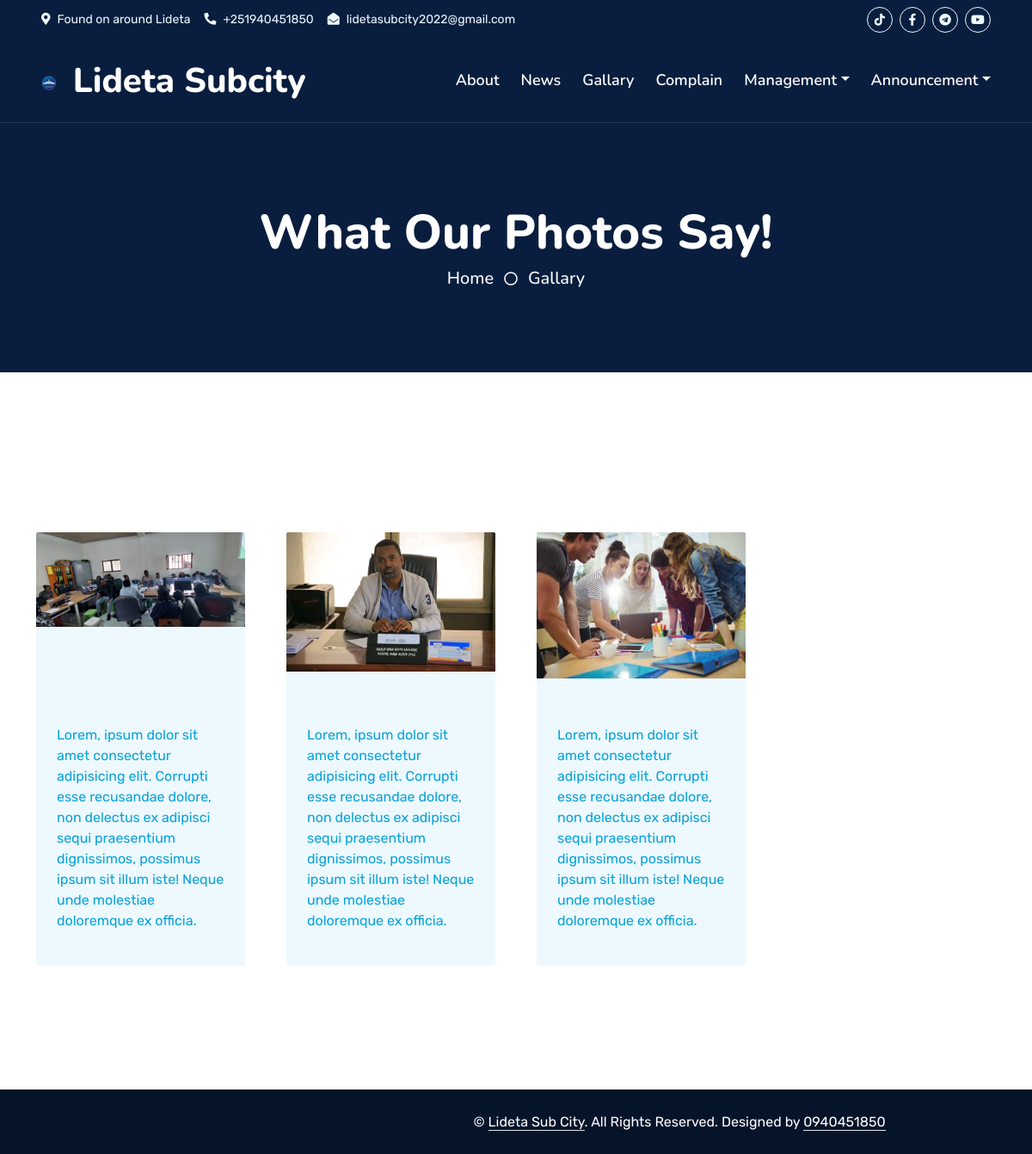
Page /gallery/ on the committed database.
### home/models.py (models this page shows, shortened)
class GalleryModel(models.Model):
    gallery_title = models.CharField(max_length=100)
    gallery_image = models.ImageField(upload_to='media/gallery/')
    description = models.TextField()
    date_created = models.DateTimeField(auto_now_add=True)
    class Meta:
        ordering = ('-date_created',)

### home/views.py (the view)
# urls.py: path('gallery/', views.gallery, name='gallery'),
def gallery(request):
    galleries = GalleryModel.objects.all()
    context = {
        'galleries':galleries,
    }
    return render(request, 'pages/gallery.html', context)

### templates/pages/gallery.html
{% extends 'base.html' %}
 {% load static %}
{% block content %}
    <div class="container-fluid bg-primary py-5 bg-header bg-dark" style="margin-bottom: 90px;">
        <div class="row py-5">
            <div class="col-12 pt-lg-5 mt-lg-5 text-center">
                <h1 class="display-4 text-white animated zoomIn">What Our Photos Say!</h1>
                <a href="" class="h5 text-white">Home</a>
                <i class="far fa-circle text-white px-2"></i>
                <a href="" class="h5 text-white">Gallary</a>
            </div>
        </div>
    </div>
</div>
 <div class="container-fluid py-5 wow fadeInUp" data-wow-delay="0.1s">
    <div class="container py-5">
        <div class="row g-5">
{% for gallery in galleries %}
            <div class="col-lg-3 wow slideInUp" data-wow-delay="0.3s">
                <div class="blog-item bg-light rounded overflow-hidden">
                    <div class="blog-img position-relative overflow-hidden" style="height: 200px; width: fit-content;" >
                        <img class="img-fluid" src="{{ gallery.gallery_image.url }}" alt="">
                    </div>
                    <div class="p-4">
                        <a href="">
                        <p>{{gallery.description}}</p>
                    </a>
                    </div>
                </div>
            </div>
{% endfor %}
        </div>
    </div>
</div>
{% endblock %}

### static/css/style.css (style rules this page uses)
:root { --primary: #06A3DA; --secondary: #34AD54; --light: #EEF9FF; --dark: #091E3E; }
h1, h2, .fw-bold { font-weight: 800 !important; }
.team-item .team-img img, .blog-item .blog-img img { transition: .5s; }
.bg-header { background: darkblue; background-size: cover; }

### rows in the picture
GalleryModel: gallery_image (picture), description "Lorem, ipsum dolor sit amet consectetur adipisicing elit. Corrupti esse recusandae dolore, non delectus ex adipisci sequi praesentium dignissimos, possimus ipsum sit illum iste! Neque unde molestiae doloremque ex officia."
GalleryModel: gallery_image (picture), description "Lorem, ipsum dolor sit amet consectetur adipisicing elit. Corrupti esse recusandae dolore, non delectus ex adipisci sequi praesentium dignissimos, possimus ipsum sit illum iste! Neque unde molestiae doloremque ex officia."
GalleryModel: gallery_image (picture), description "Lorem, ipsum dolor sit amet consectetur adipisicing elit. Corrupti esse recusandae dolore, non delectus ex adipisci sequi praesentium dignissimos, possimus ipsum sit illum iste! Neque unde molestiae doloremque ex officia."
